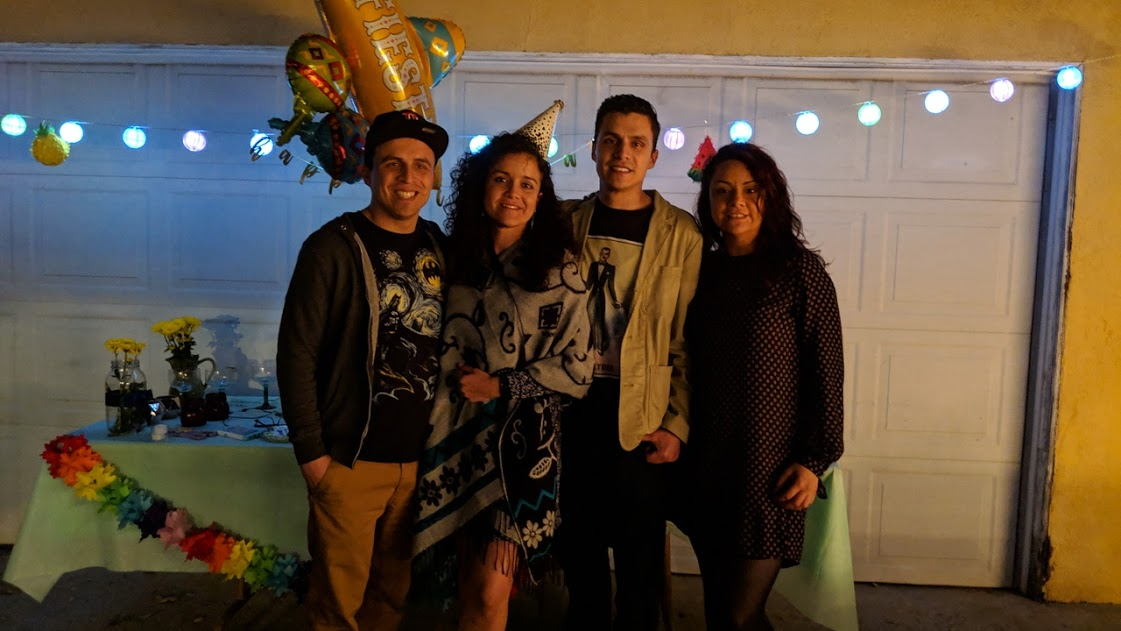
#> input picture hw3/IMG_20190330_223243.jpg, 1121 x 631 px
$ python image-face-detection-2.py
#> lines starting #> are read from the running program, lines starting #| are printed output that depends on the picture; after the words box and inside, x2 and y2 are one past the last pixel; in counts of white or black regions, pixels touching at a corner belong together
#!/usr/bin/env

import numpy as np
import cv2 as cv
face_cascade = cv.CascadeClassifier('haarcascade_frontalface_default.xml')
img = cv.imread('IMG_20190330_223243.jpg')
#> img is the input picture: shape (631, 1121, 3); mean B, G, R 61, 77.3, 91.3
gray = cv.cvtColor(img, cv.COLOR_BGR2GRAY)
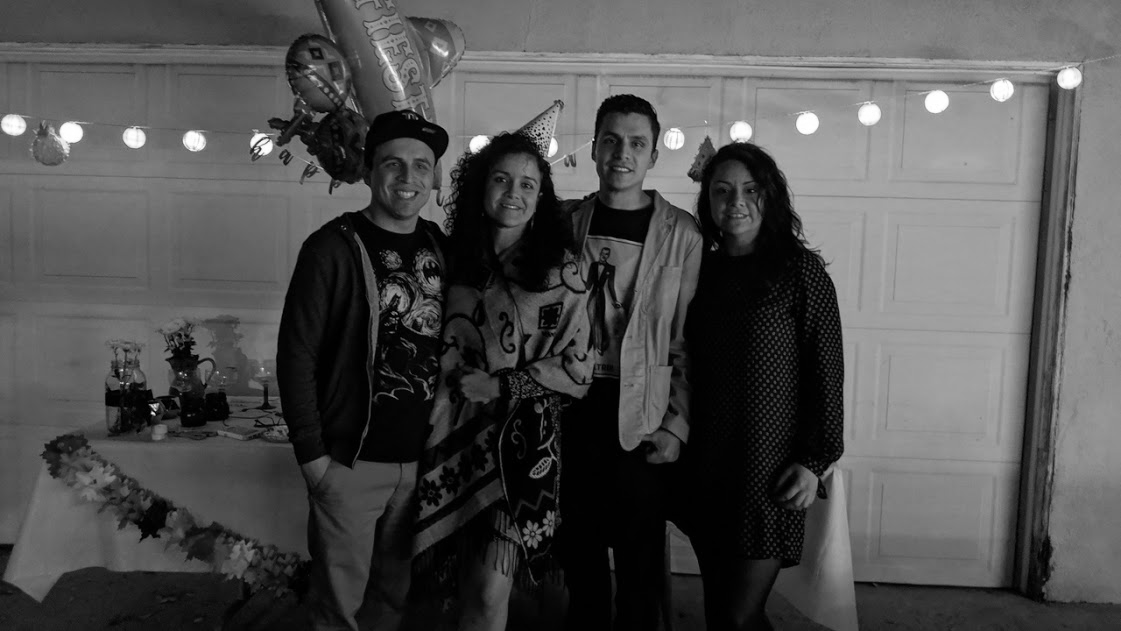
#> gray: shape (631, 1121); min 0, max 255, mean 79.6


faces = face_cascade.detectMultiScale(gray, 1.3, 5)
#> faces = [[481, 157, 69, 69], [588, 114, 74, 74], [370, 136, 76, 76], [700, 166, 72, 72]]
i=0
for (x,y,w,h) in faces:
    i=2
    cv.rectangle(img,(x,y),(x+w,y+h),(255,0,0),2)
    roi_gray = gray[y:y+h, x:x+w]
    roi_color = img[y:y+h, x:x+w]
#> this loop made 4 passes
#> pass 1, `roi_gray = gray[y:y+h, x:x+w]`:
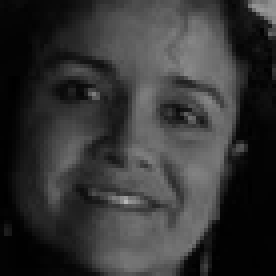
#> roi_gray: shape (69, 69) (shown 4 times larger); min 0, max 180, mean 52.7
#> pass 1, `roi_color = img[y:y+h, x:x+w]`:
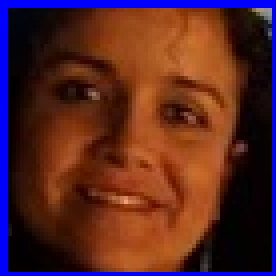
#> roi_color: shape (69, 69, 3) (shown 4 times larger); mean B, G, R 37.6, 38.9, 86.4
#> pass 2, `roi_gray = gray[y:y+h, x:x+w]`:
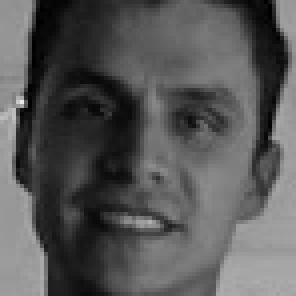
#> roi_gray: shape (74, 74) (shown 4 times larger); min 0, max 234, mean 86.9
#> pass 2, `roi_color = img[y:y+h, x:x+w]`:
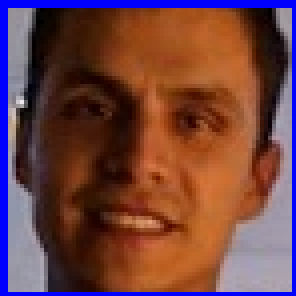
#> roi_color: shape (74, 74, 3) (shown 4 times larger); mean B, G, R 66.2, 66.6, 111.8
#> after the loop:
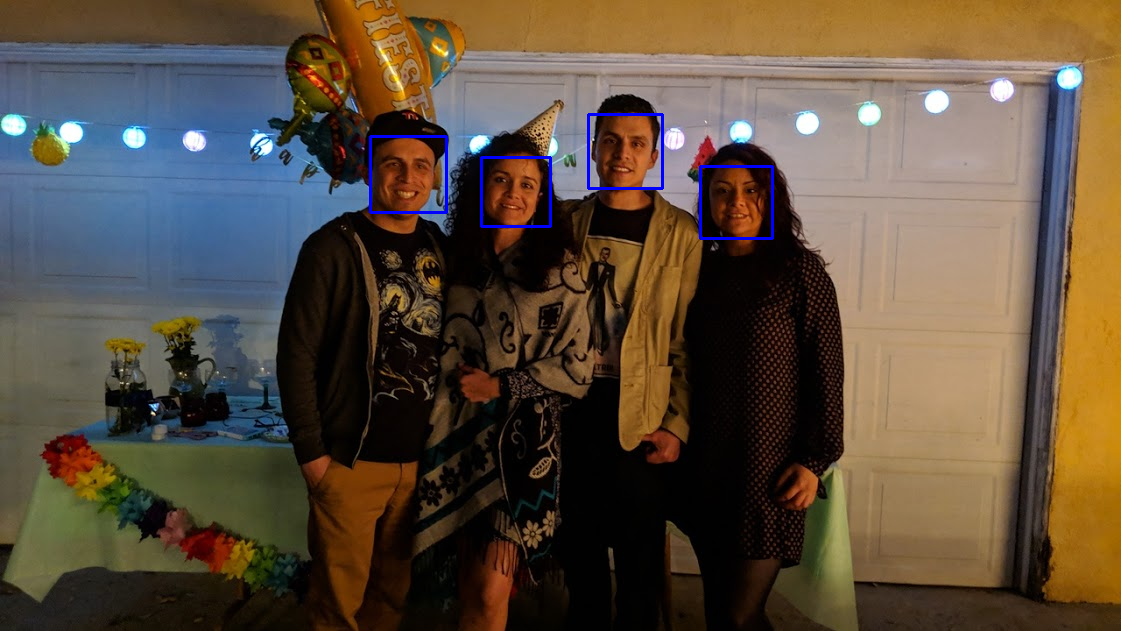
#> img: shape (631, 1121, 3); 0.49% of pixels changed, all inside (x1, y1, x2, y2) = (369, 113, 774, 240)
if i==2:
#> (the run stopped early here; a loop or call above may not have finished)
